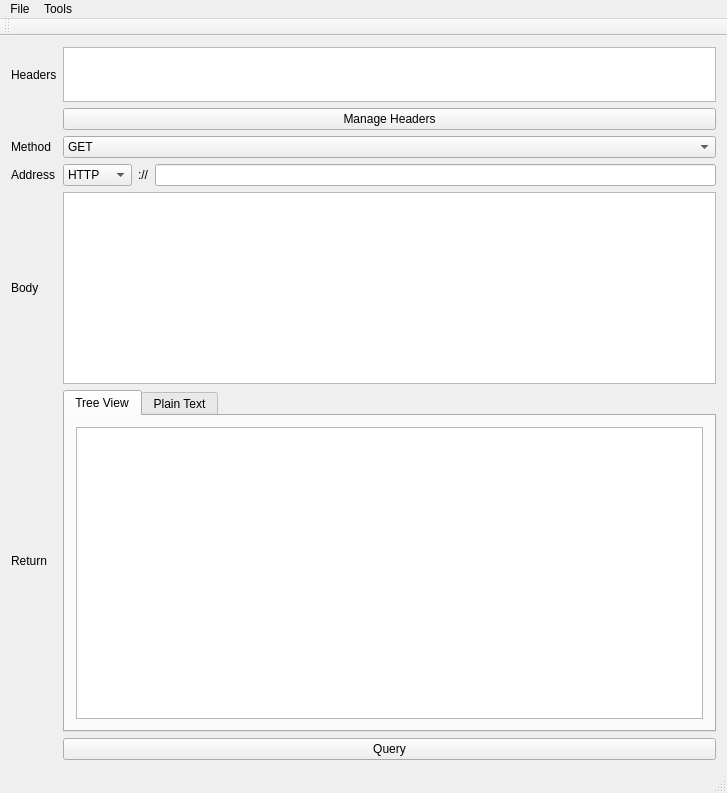
<?xml version="1.0" encoding="UTF-8"?>
<ui version="4.0">
 <class>MainWindow</class>
 <widget class="QMainWindow" name="MainWindow">
  <property name="geometry">
   <rect>
    <x>0</x>
    <y>0</y>
    <width>727</width>
    <height>793</height>
   </rect>
  </property>
  <property name="windowTitle">
   <string>MainWindow</string>
  </property>
  <widget class="QWidget" name="centralWidget">
   <layout class="QGridLayout" name="gridLayout">
    <item row="6" column="1" colspan="4">
     <widget class="QTabWidget" name="resultsTabWidget">
      <property name="currentIndex">
       <number>0</number>
      </property>
      <widget class="QWidget" name="treeTab">
       <attribute name="title">
        <string>Tree View</string>
       </attribute>
       <layout class="QGridLayout" name="gridLayout_2">
        <item row="0" column="0">
         <widget class="QTreeView" name="jsonTreeView"/>
        </item>
       </layout>
      </widget>
      <widget class="QWidget" name="textTab">
       <attribute name="title">
        <string>Plain Text</string>
       </attribute>
       <layout class="QGridLayout" name="gridLayout_3">
        <item row="0" column="0">
         <widget class="QTextEdit" name="resultTextEdit"/>
        </item>
       </layout>
      </widget>
     </widget>
    </item>
    <item row="0" column="0">
     <widget class="QLabel" name="label_4">
      <property name="text">
       <string>Headers</string>
      </property>
      <property name="alignment">
       <set>Qt::AlignLeading|Qt::AlignLeft|Qt::AlignVCenter</set>
      </property>
     </widget>
    </item>
    <item row="2" column="0">
     <widget class="QLabel" name="label_5">
      <property name="text">
       <string>Method</string>
      </property>
     </widget>
    </item>
    <item row="3" column="0">
     <widget class="QLabel" name="label_3">
      <property name="text">
       <string>Address</string>
      </property>
     </widget>
    </item>
    <item row="3" column="1">
     <widget class="QComboBox" name="schemeComboBox">
      <property name="sizePolicy">
       <sizepolicy hsizetype="Maximum" vsizetype="Fixed">
        <horstretch>0</horstretch>
        <verstretch>0</verstretch>
       </sizepolicy>
      </property>
      <item>
       <property name="text">
        <string>HTTP</string>
       </property>
      </item>
      <item>
       <property name="text">
        <string>HTTPS</string>
       </property>
      </item>
     </widget>
    </item>
    <item row="4" column="0">
     <widget class="QLabel" name="label_2">
      <property name="sizePolicy">
       <sizepolicy hsizetype="Maximum" vsizetype="Preferred">
        <horstretch>0</horstretch>
        <verstretch>0</verstretch>
       </sizepolicy>
      </property>
      <property name="text">
       <string>Body</string>
      </property>
      <property name="alignment">
       <set>Qt::AlignLeading|Qt::AlignLeft|Qt::AlignVCenter</set>
      </property>
     </widget>
    </item>
    <item row="6" column="0">
     <widget class="QLabel" name="label">
      <property name="text">
       <string>Return</string>
      </property>
      <property name="alignment">
       <set>Qt::AlignLeading|Qt::AlignLeft|Qt::AlignVCenter</set>
      </property>
     </widget>
    </item>
    <item row="7" column="1" colspan="4">
     <widget class="QPushButton" name="queryButton">
      <property name="text">
       <string>Query</string>
      </property>
     </widget>
    </item>
    <item row="3" column="2">
     <widget class="QLabel" name="label_6">
      <property name="sizePolicy">
       <sizepolicy hsizetype="Maximum" vsizetype="Preferred">
        <horstretch>0</horstretch>
        <verstretch>0</verstretch>
       </sizepolicy>
      </property>
      <property name="text">
       <string>://</string>
      </property>
     </widget>
    </item>
    <item row="7" column="0">
     <widget class="QLabel" name="responseTime">
      <property name="text">
       <string/>
      </property>
     </widget>
    </item>
    <item row="3" column="3" colspan="2">
     <widget class="QLineEdit" name="addressInput"/>
    </item>
    <item row="2" column="1" colspan="4">
     <widget class="QComboBox" name="methodComboBox">
      <item>
       <property name="text">
        <string>GET</string>
       </property>
      </item>
      <item>
       <property name="text">
        <string>POST</string>
       </property>
      </item>
      <item>
       <property name="text">
        <string>PUT</string>
       </property>
      </item>
      <item>
       <property name="text">
        <string>DELETE</string>
       </property>
      </item>
      <item>
       <property name="text">
        <string>HEAD</string>
       </property>
      </item>
      <item>
       <property name="text">
        <string>OPTIONS</string>
       </property>
      </item>
      <item>
       <property name="text">
        <string>PATCH</string>
       </property>
      </item>
     </widget>
    </item>
    <item row="1" column="1" colspan="4">
     <widget class="QPushButton" name="addHeaderButton">
      <property name="text">
       <string>Manage Headers</string>
      </property>
     </widget>
    </item>
    <item row="0" column="1" colspan="4">
     <widget class="QListView" name="headerListView">
      <property name="sizePolicy">
       <sizepolicy hsizetype="Minimum" vsizetype="Expanding">
        <horstretch>0</horstretch>
        <verstretch>0</verstretch>
       </sizepolicy>
      </property>
      <property name="maximumSize">
       <size>
        <width>16777215</width>
        <height>55</height>
       </size>
      </property>
      <property name="editTriggers">
       <set>QAbstractItemView::NoEditTriggers</set>
      </property>
      <property name="showDropIndicator" stdset="0">
       <bool>false</bool>
      </property>
     </widget>
    </item>
    <item row="4" column="1" colspan="4">
     <widget class="QTextEdit" name="queryInput">
      <property name="sizePolicy">
       <sizepolicy hsizetype="Minimum" vsizetype="Maximum">
        <horstretch>0</horstretch>
        <verstretch>0</verstretch>
       </sizepolicy>
      </property>
     </widget>
    </item>
   </layout>
  </widget>
  <widget class="QMenuBar" name="menuBar">
   <property name="geometry">
    <rect>
     <x>0</x>
     <y>0</y>
     <width>727</width>
     <height>21</height>
    </rect>
   </property>
   <widget class="QMenu" name="menuFile">
    <property name="title">
     <string>File</string>
    </property>
    <addaction name="actionSave_Query"/>
    <addaction name="actionLoad_Query"/>
    <addaction name="actionQuit"/>
   </widget>
   <widget class="QMenu" name="menuTools">
    <property name="title">
     <string>Tools</string>
    </property>
    <addaction name="actionSettings"/>
    <addaction name="actionUpload_Route"/>
   </widget>
   <addaction name="menuFile"/>
   <addaction name="menuTools"/>
  </widget>
  <widget class="QToolBar" name="mainToolBar">
   <attribute name="toolBarArea">
    <enum>TopToolBarArea</enum>
   </attribute>
   <attribute name="toolBarBreak">
    <bool>false</bool>
   </attribute>
  </widget>
  <widget class="QStatusBar" name="statusBar"/>
  <action name="actionSave_Query">
   <property name="text">
    <string>Save Query</string>
   </property>
  </action>
  <action name="actionLoad_Query">
   <property name="text">
    <string>Load Query</string>
   </property>
  </action>
  <action name="actionQuit">
   <property name="text">
    <string>Quit</string>
   </property>
  </action>
  <action name="actionSettings">
   <property name="text">
    <string>Settings</string>
   </property>
  </action>
  <action name="actionUpload_Route">
   <property name="text">
    <string>Upload Route</string>
   </property>
  </action>
 </widget>
 <layoutdefault spacing="6" margin="11"/>
 <resources/>
 <connections/>
</ui>
